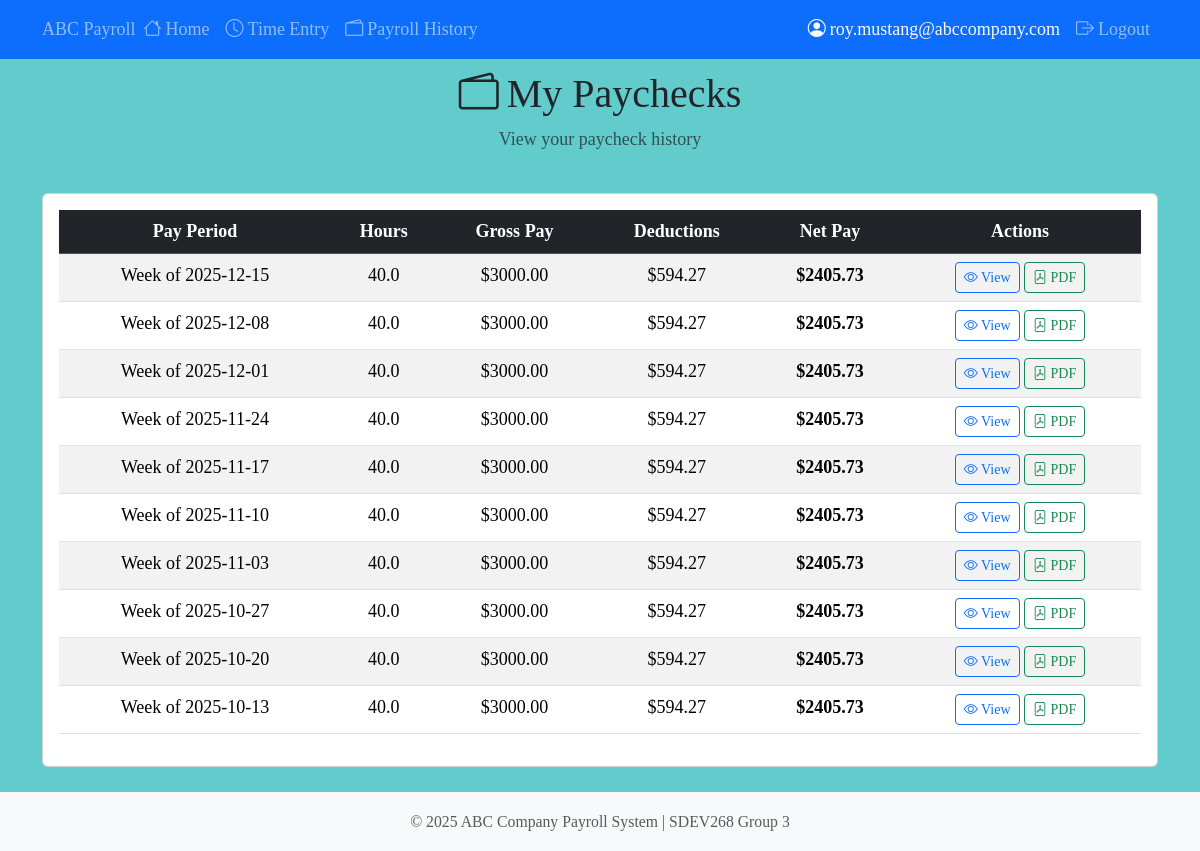
Screenshot of /employee/payroll-history (signed in) with the database file from the repository.
### tables this page shows
CREATE TABLE payroll_details (
    payroll_detail_id INTEGER PRIMARY KEY AUTOINCREMENT,
    payroll_id INTEGER NOT NULL,
    employee_id TEXT NOT NULL,

    regular_hours REAL NOT NULL DEFAULT 0,
    overtime_hours REAL NOT NULL DEFAULT 0,
    saturday_hours REAL NOT NULL DEFAULT 0,
    pto_hours REAL NOT NULL DEFAULT 0,
    total_hours REAL NOT NULL DEFAULT 0,

    base_pay REAL NOT NULL DEFAULT 0,
    overtime_pay REAL NOT NULL DEFAULT 0,
    saturday_pay REAL NOT NULL DEFAULT 0,
    gross_pay REAL NOT NULL DEFAULT 0,

    medical_deduction REAL NOT NULL DEFAULT 0,
    dependent_stipend REAL NOT NULL DEFAULT 0,

    taxable_income REAL NOT NULL DEFAULT 0,

    state_tax REAL NOT NULL DEFAULT 0,
    federal_tax_employee REAL NOT NULL DEFAULT 0,
    social_security_employee REAL NOT NULL DEFAULT 0,
    medicare_employee REAL NOT NULL DEFAULT 0,
    total_employee_taxes REAL NOT NULL DEFAULT 0,

    net_pay REAL NOT NULL DEFAULT 0,

    federal_tax_employer REAL NOT NULL DEFAULT 0,
    social_security_employer REAL NOT NULL DEFAULT 0,
    medicare_employer REAL NOT NULL DEFAULT 0,
    total_employer_taxes REAL NOT NULL DEFAULT 0,

    calculated_date TEXT NOT NULL DEFAULT (datetime('now', 'localtime')),

    FOREIGN KEY (payroll_id) REFERENCES payroll_periods(payroll_id),
    FOREIGN KEY (employee_id) REFERENCES employees(employee_id),
    UNIQUE(payroll_id, employee_id)
);

CREATE TABLE payroll_periods (
    payroll_id INTEGER PRIMARY KEY AUTOINCREMENT,
    period_start_date TEXT NOT NULL,
    period_end_date TEXT NOT NULL,
    processed_date TEXT,
    is_locked INTEGER NOT NULL DEFAULT 0,
    processed_by TEXT,
    created_date TEXT NOT NULL DEFAULT (datetime('now', 'localtime')),
    UNIQUE(period_start_date, period_end_date),
    CHECK (date(period_end_date) >= date(period_start_date))
);

### src/routes/employee.py (the view)
@bp.route("/payroll-history")
@login_required
def payroll_history():
    employee_id = session.get("employee_id")
    history = []
    if employee_id:
        success, message, history = payroll_controller.get_payroll_history(employee_id, limit=10)
    return render_template("employee/payroll_history.html", payroll_history=history)

### src/controllers/payroll_controller.py (called while the page is built)
    def get_payroll_history(
        self,
        employee_id: str,
        limit: int | None = None,
    ) -> tuple[bool, str, list[PayrollDetail]]:
        try:
            history = PayrollDetail.get_by_employee(employee_id, limit)
            return True, f"Retrieved {len(history)} payroll records", history
        except Exception as e:
            return False, f"Error retrieving payroll history: {e!s}", []

### src/models/base_model.py (called while the page is built)
    @classmethod
    def get_connection(cls) -> sqlite3.Connection:
        conn = sqlite3.connect(cls.DB_PATH, timeout=30.0)
        conn.row_factory = sqlite3.Row
        return conn

    @classmethod
    def execute_query(cls, query: str, params: tuple = ()) -> list[sqlite3.Row]:
        conn = cls.get_connection()
        cursor = conn.cursor()
        cursor.execute(query, params)
        results = cursor.fetchall()
        conn.close()
        return results

### src/models/payroll.py (called while the page is built, shortened)
    @classmethod
    def get_by_employee(
        cls, employee_id: str, limit: int | None = None
    ) -> list["PayrollDetail"]:
        if limit:
            query = """
                SELECT pd.*, pp.period_start_date, pp.period_end_date
                FROM payroll_details pd
                JOIN payroll_periods pp ON pd.payroll_id = pp.payroll_id
                WHERE pd.employee_id = ?
                ORDER BY pp.period_start_date DESC
                LIMIT ?
            """
            params = (employee_id, limit)
        rows = cls.execute_query(query, params)
        return [cls._row_to_payroll_detail(row) for row in rows]

### src/routes/employee.py (called while the page is built)
def login_required(f):
    from functools import wraps
    @wraps(f)
    def decorated_function(*args, **kwargs):
        if not session.get("user_id"):
            flash("Please log in to access this page.", "error")
            return redirect(url_for("auth.login"))
        return f(*args, **kwargs)
    return decorated_function

### src/templates/employee/payroll_history.html (shortened to what this page needs)
{% extends "base.html" %}
{% block content %}
<div class="row mb-4">
    <div class="col">
        <h1><i class="bi bi-wallet2 me-2"></i>My Paychecks</h1>
        <p class="text-muted">View your paycheck history</p>
    </div>
</div>
<div class="card">
    <div class="card-body">
        {% if payroll_history %}
        <div class="table-responsive">
            <table class="table table-striped table-hover">
                <thead class="table-dark">
                    <tr>
                        <th>Pay Period</th>
                        <th>Hours</th>
                        <th>Gross Pay</th>
                        <th>Deductions</th>
                        <th>Net Pay</th>
                        <th>Actions</th>
                    </tr>
                </thead>
                <tbody>
                    {% for payroll in payroll_history %}
                    <tr>
                        <td>Week of {{ payroll.period_start_date if payroll.period_start_date else 'N/A' }}</td>
                        <td>{{ payroll.total_hours }}</td>
                        <td>${{ "%.2f" | format(payroll.gross_pay) }}</td>
                        <td>${{ "%.2f" | format(payroll.total_employee_taxes + payroll.medical_deduction) }}</td>
                        <td><strong>${{ "%.2f" | format(payroll.net_pay) }}</strong></td>
                        <td>
                            <a href="{{ url_for('employee.paycheck_detail', payroll_detail_id=payroll.payroll_detail_id) }}"
                               class="btn btn-sm btn-outline-primary">
                                <i class="bi bi-eye"></i> View
                            </a>
                            <a href="{{ url_for('employee.download_paycheck_pdf', payroll_detail_id=payroll.payroll_detail_id) }}"
                                class="btn btn-sm btn-outline-success">
                                <i class="bi bi-file-pdf"></i> PDF
                            </a>
                        </td>
                    </tr>
                    {% endfor %}
                </tbody>
            </table>
        </div>
        {% else %}
        <div class="text-center py-5">
            <i class="bi bi-wallet fs-1 text-muted"></i>
            <p class="text-muted mt-2">No paycheck history available.</p>
        </div>
        {% endif %}
    </div>
</div>
{% endblock %}

### src/static/css/PayrollStyle.css (style rules this page uses)
body { font-family: 'Times New Roman', serif; text-align: center; font-size: large; background-color: #62cccc; }

### rows the page displays
payroll_details: period_start_date "2025-12-15", total_hours "40.0", gross_pay "3000.00", payroll.total_employee_taxes+payroll.medical_deduction "594.27", net_pay "2405.73"
payroll_details: period_start_date "2025-12-08", total_hours "40.0", gross_pay "3000.00", payroll.total_employee_taxes+payroll.medical_deduction "594.27", net_pay "2405.73"
payroll_details: period_start_date "2025-12-01", total_hours "40.0", gross_pay "3000.00", payroll.total_employee_taxes+payroll.medical_deduction "594.27", net_pay "2405.73"
payroll_details: period_start_date "2025-11-24", total_hours "40.0", gross_pay "3000.00", payroll.total_employee_taxes+payroll.medical_deduction "594.27", net_pay "2405.73"
payroll_details: period_start_date "2025-11-17", total_hours "40.0", gross_pay "3000.00", payroll.total_employee_taxes+payroll.medical_deduction "594.27", net_pay "2405.73"
payroll_details: period_start_date "2025-11-10", total_hours "40.0", gross_pay "3000.00", payroll.total_employee_taxes+payroll.medical_deduction "594.27", net_pay "2405.73"
payroll_details: period_start_date "2025-11-03", total_hours "40.0", gross_pay "3000.00", payroll.total_employee_taxes+payroll.medical_deduction "594.27", net_pay "2405.73"
payroll_details: period_start_date "2025-10-27", total_hours "40.0", gross_pay "3000.00", payroll.total_employee_taxes+payroll.medical_deduction "594.27", net_pay "2405.73"
payroll_details: period_start_date "2025-10-20", total_hours "40.0", gross_pay "3000.00", payroll.total_employee_taxes+payroll.medical_deduction "594.27", net_pay "2405.73"
payroll_details: period_start_date "2025-10-13", total_hours "40.0", gross_pay "3000.00", payroll.total_employee_taxes+payroll.medical_deduction "594.27", net_pay "2405.73"

### other values shown
{{ session.get('username', 'User') }} "roy.mustang@abccompany.com"
